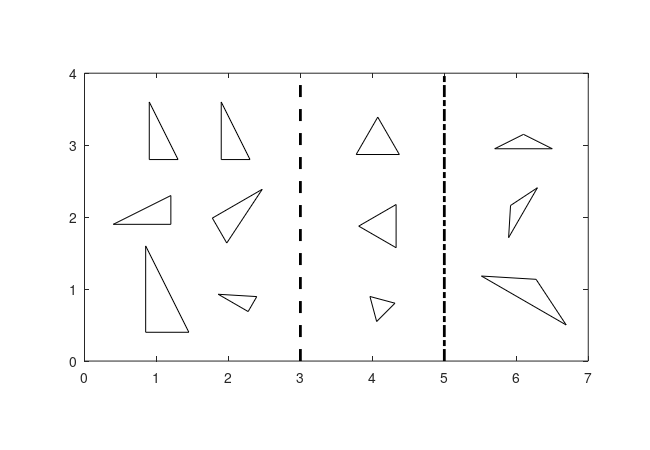

MATLAB code for this plot:
disp('Running MATLAB script file OODAfig1p9.m') ;
%
%    Makes Figure 1.9 of the OODA book,
%        Toy example using triangles to illustrate 
%        landmark shape ideas
%
%
%    This came from copying and modifying:    
%        OODAbookChp1FigWToyTris
%    in:        OODAbook\Chapter1
%


%  Set basics
%
left = 0 ;
right = 7 ;
bottom = 0 ;
top = 4 ;
tri1raw = [[0 0]; [0 4]; [2 0]; [0 0]] ;
tri2raw = [[0 0]; [1.5 (3 * sqrt(3) / 2)]; [3 0]; [0 0]] ;
tri3raw = [[0 0]; [2 1]; [4 0]; [0 0]] ;
tri1cent = mean(tri1raw,1) ;
tri2cent = mean(tri2raw,1) ;
tri3cent = mean(tri3raw,1) ;
oascale = 0.2 ;
tri1 = oascale * (tri1raw - (ones(4,1) * tri1cent)) ;
tri2 = oascale * (tri2raw - (ones(4,1) * tri2cent)) ;
tri3 = oascale * (tri3raw - (ones(4,1) * tri3cent)) ;


%  Construct Graphics
%
figure (1) ;
clf ;

plot(tri1(:,1) + 1,tri1(:,2) + 3,'k-') ;
hold on ;
  plot(tri1(:,1) + 2,tri1(:,2) + 3,'k-') ;

  th = -pi / 3 ;
  rotm = [[cos(th) sin(th)]; [-sin(th) cos(th)]] ;
  rtri1 = tri1 * rotm ;
  plot(rtri1(:,1) + 2,rtri1(:,2) + 2,'k-') ;

  th = pi / 2 ;
  rotm = [[cos(th) sin(th)]; [-sin(th) cos(th)]] ;
  rtri1 = tri1 * rotm ;
  plot(rtri1(:,1) + 1,rtri1(:,2) + 2,'k-') ;

  plot(1.5 * tri1(:,1) + 1, 1.5 * tri1(:,2) + 0.7,'k-') ;

  th = pi / 3 ;
  rotm = [[cos(th) sin(th)]; [-sin(th) cos(th)]] ;
  rtri1 = 0.6 * tri1 * rotm ;
  plot(rtri1(:,1) + 2.2,rtri1(:,2) + 0.8,'k-') ;


  plot(tri2(:,1) + 4,tri2(:,2) + 3,'k-') ;

  th = pi / 2 ;
  rotm = [[cos(th) sin(th)]; [-sin(th) cos(th)]] ;
  rtri2 = tri2 * rotm ;
  plot(rtri2(:,1) + 4.2,rtri2(:,2) + 1.8,'k-') ;

  th = pi / 4 ;
  rotm = [[cos(th) sin(th)]; [-sin(th) cos(th)]] ;
  rtri2 = 0.6 * tri2 * rotm ;
  plot(rtri2(:,1) + 4.1,rtri2(:,2) + 0.7,'k-') ;


  plot(tri3(:,1) + 6,tri3(:,2) + 3,'k-') ;

  th = pi / 3 ;
  rotm = [[cos(th) sin(th)]; [-sin(th) cos(th)]] ;
  rtri3 = tri3 * rotm ;
  plot(rtri3(:,1) + 6,rtri3(:,2) + 2,'k-') ;

  th =  -pi / 6 ;
  rotm = [[cos(th) sin(th)]; [-sin(th) cos(th)]] ;
  rtri3 = 1.7 * tri3 * rotm ;
  plot(rtri3(:,1) + 6,rtri3(:,2) + 1,'k-') ;


  plot([3; 3],[bottom; top],'k--','LineWidth',2) ;
  plot([5; 5],[bottom; top],'k-.','LineWidth',2) ;
hold off ;

axis equal ;
axis([left right bottom top]) ;


%  Save .eps file
%
  orient portrait ;
  set(gcf,'PaperSize',[7.0, 5.0]) ; 
  set(gcf,'PaperPosition',[0.25, 0.25, 6.5, 4.5]) ; 
print('-dpng','OODAfig1p9.png') ;


